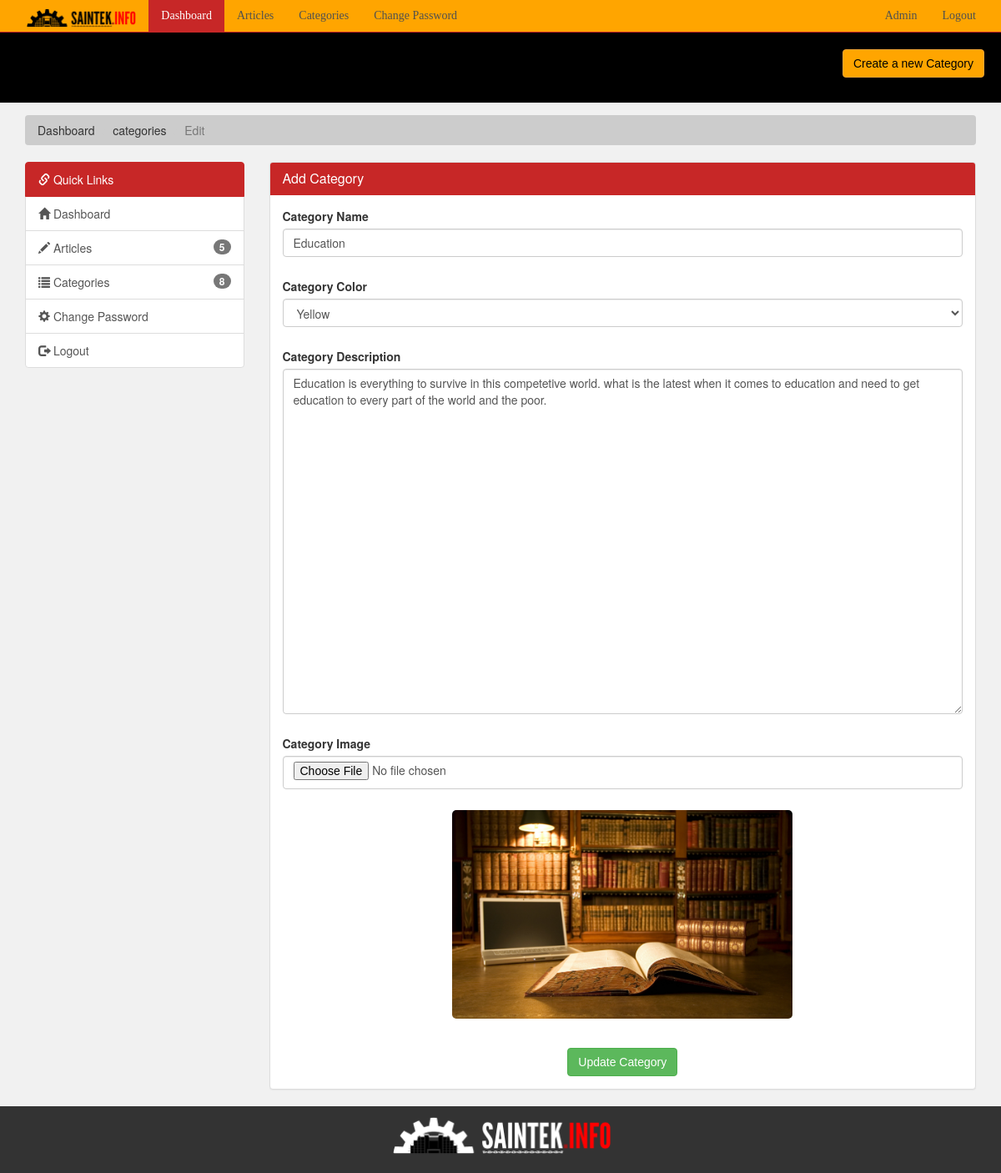
The app's page /admin/edit-category.php?id=4 (signed in) with its own data.
### tables this page shows
CREATE TABLE `category` (
  `category_id` int(11) NOT NULL,
  `category_name` varchar(45) NOT NULL,
  `category_color` varchar(35) NOT NULL,
  `category_image` varchar(250) NOT NULL,
  `category_description` varchar(350) NOT NULL
);

### admin/edit-category.php (the view, shortened to what this page needs)
<?php
  require('./includes/nav.inc.php');
  if(isset($_GET['id'])) {
    $category_id = $_GET['id'];
  }else {
    redirect('./categories.php');
  }
?>
<section id="breadcrumb">
  <div class="container">
    <ol class="breadcrumb">
      <li><a href="./index.php">Dashboard</a></li>
      <li><a href="./categories.php">categories</a></li>
      <li class="active">Edit</li>
    </ol>
  </div>
</section>
<section id="main">
  <div class="container">
    <div class="row">
      <?php
        $sql = "SELECT *
                FROM category
                WHERE category_id = {$category_id}";
        $result = mysqli_query($con,$sql);
        $data = mysqli_fetch_assoc($result);
        $category_name = $data['category_name'];
        $category_desc = $data['category_description'];
        $category_color = $data['category_color'];
        $category_image = $data['category_image'];
        require('./includes/quick-links.inc.php');
      ?>
      <div class="col-md-9">
        <div class="panel panel-default">
          <div class="panel-heading main-color-bg">
            <h3 class="panel-title">Add Category</h3>
          </div>
          <div class="panel-body">
            <form method="post" id="edit_form" enctype="multipart/form-data">
              <div class="form-group">
                <label>Category Name</label>
                <input type="text" autocomplete="off" class="form-control" placeholder="Category Name"
                  name="category_title" id="category_title" required value="<?php echo $category_name ?>" />
                <p id="error-title" class="error-msg text-danger"></p>
              </div>
              <div class="form-group">
                <label>Category Color</label>
                <select name="category_color" class="form-control" id="category_color">
                  <?php
                    $yellow = "";
                    if($category_color == "tag-yellow") {
                      $yellow = "selected";
                    }
                  ?>
                  <option value="tag-yellow" <?php echo $yellow; ?>>Yellow</option>
                </select>
                <p id="error-cat" class="error-msg text-danger"></p>
              </div>
              <div class="form-group">
                <label>Category Description</label>
                <textarea name="category_desc" autocomplete="off" id="category_desc" class="form-control"
                  placeholder="Category Description" rows="20" min="150"
                  required><?php echo $category_desc ?></textarea>
                <p id="error-desc" class="error-msg text-danger"></p>
              </div>
              <div class="form-group">
                <label>Category Image</label>
                <input type="file" class="form-control" placeholder="Category Image" name="category_img"
                  id="category_img" accept="image/*" />
                <p id="error-img" class="error-msg text-danger"></p>
              </div>
              <div class="form-group text-center">
                <img src="../assets/images/category/<?php echo $category_image ?>" class="image_preview"
                  id="image_preview" />
              </div>
              <br>
              <div class="text-center">
                <button type="submit" name="submit" class="btn btn-success">Update Category</button>
              </div>
            </form>
          </div>
        </div>
      </div>
    </div>
  </div>
</section>
<?php
  require('./includes/footer.inc.php')
?>

### assets/css/partials/4-component.css (style rules this page uses)
.container { width: 100%; padding-right: 15px; padding-left: 15px; margin-right: auto; margin-left: auto; }
.btn { display: inline-block; border: none; background: var(--dark-color); color: #fff; text-decoration: none; font-family: var(--ff-nunito); padding: 0.5rem 0.75rem; border-radius: var(--border-radius); transition: all 200ms ease-in-out; }

### assets/css/admin/style.css (style rules this page uses)
body { background: var(--light-color); }
img { height: 25px; }
.main-color-bg { background-color: var(--primary-color) !important; border-color: var(--primary-color) !important; color: #ffffff !important; }
.breadcrumb { background: #cccccc; color: #333333; }
.breadcrumb a { color: #333333; }
#main { min-height: 57.2vh; }
input[type="file"] { padding-bottom: 3.2rem; }
.image_preview { width: 50%; margin-left: auto; height: 250px; object-fit: cover; border-radius: var(--border-radius); }
.error-msg { padding-left: 1rem; padding-top: 1rem; font-weight: bold; }

### assets/css/partials/1-variables.css (style rules this page uses)
:root { --primary-color: #c72727; --secondary-color: #f99500; --light-color: #f1f1f1; --dark-color: #50514f; --black-color: #333333; --tag-trend-color: #fa163f; --tag-yellow-color: #ffbe0b; --tag-purple-color: #8338ec; --tag-blue-color: #3a86ff; --tag-green-color: #00ff73; --tag-orange-color: #ef4339; --tag-pink-color: #ff0a54; --tag-brown-color: #663f3f; --hover-color: #ee4444; --active-color: #b90615; --ts-vs: 0.56rem; --ts-sml: 0.8rem; --ts-md: 1.1rem; --ts-lg: 1.25rem; --hs-vs: 1.3rem; --hs-sml: 2rem; --hs-md: 2.5rem; --hs-lg: 3rem; --ff-monts: "Montserrat", sans-serif; --ff-nunito: "Nunito Sans", sans-serif; --ff-noto: "Noto Serif", serif; --ff-robo: "Roboto", sans-serif; --border-radius: 5px; }

### records on screen
category: category_title "Education", category_desc "Education is everything to survive in this competetive world. what is the latest when it comes to education and need to get education to every part of the world and the poor.", category_image (picture)

### other values on screen
$admin_name "Admin"
$no_of_articles "5"
$no_of_categories "8"
